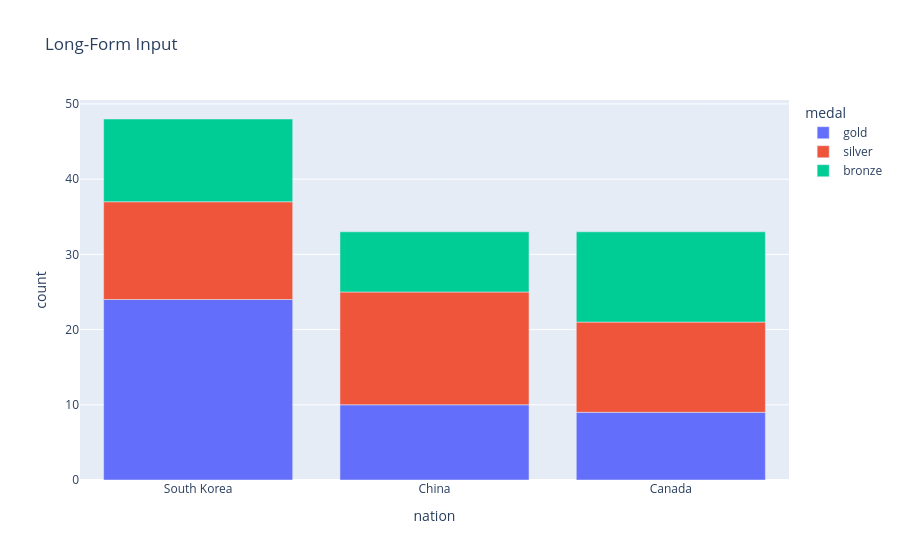

The cell this chart's notebook holds for it:
### Code cell
import plotly.express as px

long_df = px.data.medals_long()

fig = px.bar(long_df, x="nation", y="count", color="medal", title="Long-Form Input")
fig.show()

### Figure 1 — Plotly figure (JSON) as saved in the notebook; plotly's stock layout.template omitted (floating-point values rounded to 4 significant figures)
{"data": [{"hovertemplate": "medal=gold<br>nation=%{x}<br>count=%{y}<extra></extra>", "legendgroup": "gold", "marker": {"color": "#636efa", "pattern": {"shape": ""}}, "name": "gold", "orientation": "v", "showlegend": true, "textposition": "auto", "type": "bar", "x": ["South Korea", "China", "Canada"], "xaxis": "x", "y": [24, 10, 9], "yaxis": "y"}, {"hovertemplate": "medal=silver<br>nation=%{x}<br>count=%{y}<extra></extra>", "legendgroup": "silver", "marker": {"color": "#EF553B", "pattern": {"shape": ""}}, "name": "silver", "orientation": "v", "showlegend": true, "textposition": "auto", "type": "bar", "x": ["South Korea", "China", "Canada"], "xaxis": "x", "y": [13, 15, 12], "yaxis": "y"}, {"hovertemplate": "medal=bronze<br>nation=%{x}<br>count=%{y}<extra></extra>", "legendgroup": "bronze", "marker": {"color": "#00cc96", "pattern": {"shape": ""}}, "name": "bronze", "orientation": "v", "showlegend": true, "textposition": "auto", "type": "bar", "x": ["South Korea", "China", "Canada"], "xaxis": "x", "y": [11, 8, 12], "yaxis": "y"}], "layout": {"barmode": "relative", "legend": {"title": {"text": "medal"}, "tracegroupgap": 0}, "title": {"text": "Long-Form Input"}, "xaxis": {"anchor": "y", "domain": [0, 1], "title": {"text": "nation"}}, "yaxis": {"anchor": "x", "domain": [0, 1], "title": {"text": "count"}}}}
